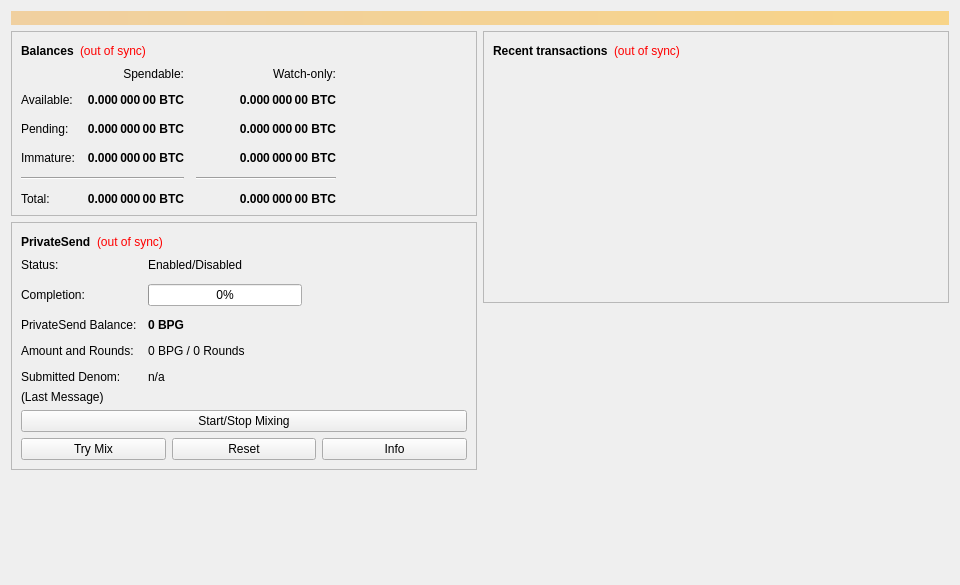
<?xml version="1.0" encoding="UTF-8"?>
<ui version="4.0">
 <class>OverviewPage</class>
 <widget class="QWidget" name="OverviewPage">
  <property name="geometry">
   <rect>
    <x>0</x>
    <y>0</y>
    <width>960</width>
    <height>585</height>
   </rect>
  </property>
  <property name="minimumSize">
   <size>
    <width>960</width>
    <height>0</height>
   </size>
  </property>
  <property name="windowTitle">
   <string>Form</string>
  </property>
  <layout class="QVBoxLayout" name="topLayout">
   <item>
    <widget class="QLabel" name="labelAlerts">
     <property name="visible">
      <bool>false</bool>
     </property>
     <property name="styleSheet">
      <string notr="true">QLabel { background-color: qlineargradient(x1: 0, y1: 0, x2: 1, y2: 0, stop:0 #F0D0A0, stop:1 #F8D488); color:#000000; }</string>
     </property>
     <property name="wordWrap">
      <bool>true</bool>
     </property>
     <property name="margin">
      <number>3</number>
     </property>
     <property name="textInteractionFlags">
      <set>Qt::TextSelectableByMouse</set>
     </property>
    </widget>
   </item>
   <item>
    <layout class="QHBoxLayout" name="horizontalLayout" stretch="1,1">
     <item>
      <layout class="QVBoxLayout" name="verticalLayout_2">
       <item>
        <widget class="QFrame" name="frame">
         <property name="frameShape">
          <enum>QFrame::StyledPanel</enum>
         </property>
         <property name="frameShadow">
          <enum>QFrame::Raised</enum>
         </property>
         <layout class="QVBoxLayout" name="verticalLayout_4">
          <item>
           <layout class="QHBoxLayout" name="horizontalLayout_4">
            <item>
             <widget class="QLabel" name="label_5">
              <property name="font">
               <font>
                <weight>75</weight>
                <bold>true</bold>
               </font>
              </property>
              <property name="text">
               <string>Balances</string>
              </property>
             </widget>
            </item>
            <item>
             <widget class="QLabel" name="labelWalletStatus">
              <property name="toolTip">
               <string>The displayed information may be out of date. Your wallet automatically synchronizes with the BPGCoin network after a connection is established, but this process has not completed yet.</string>
              </property>
              <property name="styleSheet">
               <string notr="true">QLabel { color: red; }</string>
              </property>
              <property name="text">
               <string notr="true">(out of sync)</string>
              </property>
              <property name="alignment">
               <set>Qt::AlignLeading|Qt::AlignLeft|Qt::AlignVCenter</set>
              </property>
             </widget>
            </item>
            <item>
             <spacer name="horizontalSpacer_3">
              <property name="orientation">
               <enum>Qt::Horizontal</enum>
              </property>
              <property name="sizeHint" stdset="0">
               <size>
                <width>40</width>
                <height>20</height>
               </size>
              </property>
             </spacer>
            </item>
           </layout>
          </item>
          <item>
           <layout class="QGridLayout" name="gridLayout">
            <property name="spacing">
             <number>12</number>
            </property>
            <item row="2" column="2">
             <widget class="QLabel" name="labelWatchPending">
              <property name="font">
               <font>
                <weight>75</weight>
                <bold>true</bold>
               </font>
              </property>
              <property name="cursor">
               <cursorShape>IBeamCursor</cursorShape>
              </property>
              <property name="toolTip">
               <string>Unconfirmed transactions to watch-only addresses</string>
              </property>
              <property name="text">
               <string notr="true">0.000 000 00 BTC</string>
              </property>
              <property name="alignment">
               <set>Qt::AlignRight|Qt::AlignTrailing|Qt::AlignVCenter</set>
              </property>
              <property name="textInteractionFlags">
               <set>Qt::LinksAccessibleByMouse|Qt::TextSelectableByKeyboard|Qt::TextSelectableByMouse</set>
              </property>
             </widget>
            </item>
            <item row="2" column="1">
             <widget class="QLabel" name="labelUnconfirmed">
              <property name="font">
               <font>
                <weight>75</weight>
                <bold>true</bold>
               </font>
              </property>
              <property name="cursor">
               <cursorShape>IBeamCursor</cursorShape>
              </property>
              <property name="toolTip">
               <string>Total of transactions that have yet to be confirmed, and do not yet count toward the spendable balance</string>
              </property>
              <property name="text">
               <string notr="true">0.000 000 00 BTC</string>
              </property>
              <property name="alignment">
               <set>Qt::AlignRight|Qt::AlignTrailing|Qt::AlignVCenter</set>
              </property>
              <property name="textInteractionFlags">
               <set>Qt::LinksAccessibleByMouse|Qt::TextSelectableByKeyboard|Qt::TextSelectableByMouse</set>
              </property>
             </widget>
            </item>
            <item row="3" column="2">
             <widget class="QLabel" name="labelWatchImmature">
              <property name="font">
               <font>
                <weight>75</weight>
                <bold>true</bold>
               </font>
              </property>
              <property name="cursor">
               <cursorShape>IBeamCursor</cursorShape>
              </property>
              <property name="toolTip">
               <string>Mined balance in watch-only addresses that has not yet matured</string>
              </property>
              <property name="text">
               <string notr="true">0.000 000 00 BTC</string>
              </property>
              <property name="alignment">
               <set>Qt::AlignRight|Qt::AlignTrailing|Qt::AlignVCenter</set>
              </property>
              <property name="textInteractionFlags">
               <set>Qt::LinksAccessibleByMouse|Qt::TextSelectableByKeyboard|Qt::TextSelectableByMouse</set>
              </property>
             </widget>
            </item>
            <item row="4" column="0" colspan="2">
             <widget class="Line" name="lineSpendableBalance">
              <property name="orientation">
               <enum>Qt::Horizontal</enum>
              </property>
             </widget>
            </item>
            <item row="4" column="2">
             <widget class="Line" name="lineWatchBalance">
              <property name="sizePolicy">
               <sizepolicy hsizetype="Preferred" vsizetype="Fixed">
                <horstretch>0</horstretch>
                <verstretch>0</verstretch>
               </sizepolicy>
              </property>
              <property name="minimumSize">
               <size>
                <width>140</width>
                <height>0</height>
               </size>
              </property>
              <property name="orientation">
               <enum>Qt::Horizontal</enum>
              </property>
             </widget>
            </item>
            <item row="5" column="0">
             <widget class="QLabel" name="labelTotalText">
              <property name="text">
               <string>Total:</string>
              </property>
             </widget>
            </item>
            <item row="3" column="1">
             <widget class="QLabel" name="labelImmature">
              <property name="font">
               <font>
                <weight>75</weight>
                <bold>true</bold>
               </font>
              </property>
              <property name="cursor">
               <cursorShape>IBeamCursor</cursorShape>
              </property>
              <property name="toolTip">
               <string>Mined balance that has not yet matured</string>
              </property>
              <property name="text">
               <string notr="true">0.000 000 00 BTC</string>
              </property>
              <property name="alignment">
               <set>Qt::AlignRight|Qt::AlignTrailing|Qt::AlignVCenter</set>
              </property>
              <property name="textInteractionFlags">
               <set>Qt::LinksAccessibleByMouse|Qt::TextSelectableByKeyboard|Qt::TextSelectableByMouse</set>
              </property>
             </widget>
            </item>
            <item row="2" column="3">
             <spacer name="horizontalSpacer_2">
              <property name="orientation">
               <enum>Qt::Horizontal</enum>
              </property>
              <property name="sizeHint" stdset="0">
               <size>
                <width>40</width>
                <height>20</height>
               </size>
              </property>
             </spacer>
            </item>
            <item row="3" column="0">
             <widget class="QLabel" name="labelImmatureText">
              <property name="text">
               <string>Immature:</string>
              </property>
             </widget>
            </item>
            <item row="5" column="1">
             <widget class="QLabel" name="labelTotal">
              <property name="font">
               <font>
                <weight>75</weight>
                <bold>true</bold>
               </font>
              </property>
              <property name="cursor">
               <cursorShape>IBeamCursor</cursorShape>
              </property>
              <property name="toolTip">
               <string>Your current total balance</string>
              </property>
              <property name="text">
               <string notr="true">0.000 000 00 BTC</string>
              </property>
              <property name="alignment">
               <set>Qt::AlignRight|Qt::AlignTrailing|Qt::AlignVCenter</set>
              </property>
              <property name="textInteractionFlags">
               <set>Qt::LinksAccessibleByMouse|Qt::TextSelectableByKeyboard|Qt::TextSelectableByMouse</set>
              </property>
             </widget>
            </item>
            <item row="5" column="2">
             <widget class="QLabel" name="labelWatchTotal">
              <property name="font">
               <font>
                <weight>75</weight>
                <bold>true</bold>
               </font>
              </property>
              <property name="cursor">
               <cursorShape>IBeamCursor</cursorShape>
              </property>
              <property name="toolTip">
               <string>Current total balance in watch-only addresses</string>
              </property>
              <property name="text">
               <string notr="true">0.000 000 00 BTC</string>
              </property>
              <property name="alignment">
               <set>Qt::AlignRight|Qt::AlignTrailing|Qt::AlignVCenter</set>
              </property>
              <property name="textInteractionFlags">
               <set>Qt::LinksAccessibleByMouse|Qt::TextSelectableByKeyboard|Qt::TextSelectableByMouse</set>
              </property>
             </widget>
            </item>
            <item row="0" column="2">
             <widget class="QLabel" name="labelWatchonly">
              <property name="text">
               <string>Watch-only:</string>
              </property>
              <property name="alignment">
               <set>Qt::AlignRight|Qt::AlignTrailing|Qt::AlignVCenter</set>
              </property>
             </widget>
            </item>
            <item row="1" column="0">
             <widget class="QLabel" name="labelBalanceText">
              <property name="text">
               <string>Available:</string>
              </property>
             </widget>
            </item>
            <item row="1" column="1">
             <widget class="QLabel" name="labelBalance">
              <property name="font">
               <font>
                <weight>75</weight>
                <bold>true</bold>
               </font>
              </property>
              <property name="cursor">
               <cursorShape>IBeamCursor</cursorShape>
              </property>
              <property name="toolTip">
               <string>Your current spendable balance</string>
              </property>
              <property name="text">
               <string notr="true">0.000 000 00 BTC</string>
              </property>
              <property name="alignment">
               <set>Qt::AlignRight|Qt::AlignTrailing|Qt::AlignVCenter</set>
              </property>
              <property name="textInteractionFlags">
               <set>Qt::LinksAccessibleByMouse|Qt::TextSelectableByKeyboard|Qt::TextSelectableByMouse</set>
              </property>
             </widget>
            </item>
            <item row="1" column="2">
             <widget class="QLabel" name="labelWatchAvailable">
              <property name="font">
               <font>
                <weight>75</weight>
                <bold>true</bold>
               </font>
              </property>
              <property name="cursor">
               <cursorShape>IBeamCursor</cursorShape>
              </property>
              <property name="toolTip">
               <string>Your current balance in watch-only addresses</string>
              </property>
              <property name="text">
               <string notr="true">0.000 000 00 BTC</string>
              </property>
              <property name="alignment">
               <set>Qt::AlignRight|Qt::AlignTrailing|Qt::AlignVCenter</set>
              </property>
              <property name="textInteractionFlags">
               <set>Qt::LinksAccessibleByMouse|Qt::TextSelectableByKeyboard|Qt::TextSelectableByMouse</set>
              </property>
             </widget>
            </item>
            <item row="2" column="0">
             <widget class="QLabel" name="labelPendingText">
              <property name="text">
               <string>Pending:</string>
              </property>
             </widget>
            </item>
            <item row="0" column="1">
             <widget class="QLabel" name="labelSpendable">
              <property name="text">
               <string>Spendable:</string>
              </property>
              <property name="alignment">
               <set>Qt::AlignRight|Qt::AlignTrailing|Qt::AlignVCenter</set>
              </property>
             </widget>
            </item>
           </layout>
          </item>
         </layout>
        </widget>
       </item>
       <item>
        <widget class="QFrame" name="framePrivateSend">
         <property name="layoutDirection">
          <enum>Qt::LeftToRight</enum>
         </property>
         <property name="frameShape">
          <enum>QFrame::StyledPanel</enum>
         </property>
         <property name="frameShadow">
          <enum>QFrame::Raised</enum>
         </property>
         <layout class="QVBoxLayout" name="VerticalLayout_PS1">
          <item>
           <layout class="QHBoxLayout" name="horizontalLayout_5">
            <item>
             <widget class="QLabel" name="labelPrivateSendHeader">
              <property name="font">
               <font>
                <weight>75</weight>
                <bold>true</bold>
               </font>
              </property>
              <property name="text">
               <string>PrivateSend</string>
              </property>
             </widget>
            </item>
            <item>
             <widget class="QLabel" name="labelPrivateSendSyncStatus">
              <property name="toolTip">
               <string>The displayed information may be out of date. Your wallet automatically synchronizes with the BPGCoin network after a connection is established, but this process has not completed yet.</string>
              </property>
              <property name="styleSheet">
               <string notr="true">QLabel { color: red; }</string>
              </property>
              <property name="text">
               <string notr="true">(out of sync)</string>
              </property>
              <property name="alignment">
               <set>Qt::AlignLeading|Qt::AlignLeft|Qt::AlignVCenter</set>
              </property>
             </widget>
            </item>
            <item>
             <spacer name="horizontalSpacer_4">
              <property name="orientation">
               <enum>Qt::Horizontal</enum>
              </property>
              <property name="sizeHint" stdset="0">
               <size>
                <width>40</width>
                <height>20</height>
               </size>
              </property>
             </spacer>
            </item>
           </layout>
          </item>
          <item>
           <layout class="QFormLayout" name="privateSendFormLayout">
            <property name="fieldGrowthPolicy">
             <enum>QFormLayout::AllNonFixedFieldsGrow</enum>
            </property>
            <property name="horizontalSpacing">
             <number>11</number>
            </property>
            <property name="verticalSpacing">
             <number>12</number>
            </property>
            <item row="0" column="0">
             <widget class="QLabel" name="labelPrivateSendEnabledText">
              <property name="text">
               <string>Status:</string>
              </property>
             </widget>
            </item>
            <item row="0" column="1">
             <widget class="QLabel" name="labelPrivateSendEnabled">
              <property name="text">
               <string>Enabled/Disabled</string>
              </property>
             </widget>
            </item>
            <item row="1" column="0">
             <widget class="QLabel" name="labelCompletitionText">
              <property name="text">
               <string>Completion:</string>
              </property>
             </widget>
            </item>
            <item row="1" column="1">
             <widget class="QProgressBar" name="privateSendProgress">
              <property name="maximumSize">
               <size>
                <width>154</width>
                <height>16777215</height>
               </size>
              </property>
              <property name="value">
               <number>0</number>
              </property>
             </widget>
            </item>
            <item row="2" column="0">
             <widget class="QLabel" name="labelAnonymizedText">
              <property name="text">
               <string>PrivateSend Balance:</string>
              </property>
             </widget>
            </item>
            <item row="2" column="1">
             <widget class="QLabel" name="labelAnonymized">
              <property name="font">
               <font>
                <weight>75</weight>
                <bold>true</bold>
               </font>
              </property>
              <property name="text">
               <string notr="true">0 BPG</string>
              </property>
             </widget>
            </item>
            <item row="3" column="0">
             <widget class="QLabel" name="labelAmountAndRoundsText">
              <property name="text">
               <string>Amount and Rounds:</string>
              </property>
             </widget>
            </item>
            <item row="3" column="1">
             <widget class="QLabel" name="labelAmountRounds">
              <property name="text">
               <string>0 BPG / 0 Rounds</string>
              </property>
             </widget>
            </item>
            <item row="4" column="0">
             <widget class="QLabel" name="labelSubmittedDenomText">
              <property name="text">
               <string>Submitted Denom:</string>
              </property>
             </widget>
            </item>
            <item row="4" column="1">
             <widget class="QLabel" name="labelSubmittedDenom">
              <property name="toolTip">
               <string>The denominations you submitted to the Masternode.&lt;br&gt;To mix, other users must submit the exact same denominations.</string>
              </property>
              <property name="text">
               <string>n/a</string>
              </property>
             </widget>
            </item>
           </layout>
          </item>
          <item>
           <layout class="QVBoxLayout" name="VerticalLayout_PS">
            <item>
             <widget class="QLabel" name="labelPrivateSendLastMessage">
              <property name="text">
               <string>(Last Message)</string>
              </property>
              <property name="alignment">
               <set>Qt::AlignLeading|Qt::AlignLeft|Qt::AlignTop</set>
              </property>
              <property name="wordWrap">
               <bool>true</bool>
              </property>
             </widget>
            </item>
            <item>
             <widget class="QPushButton" name="togglePrivateSend">
              <property name="sizePolicy">
               <sizepolicy hsizetype="MinimumExpanding" vsizetype="Fixed">
                <horstretch>0</horstretch>
                <verstretch>0</verstretch>
               </sizepolicy>
              </property>
              <property name="text">
               <string>Start/Stop Mixing</string>
              </property>
             </widget>
            </item>
            <item>
             <layout class="QHBoxLayout" name="horizontalLayout_debugbuttons">
              <item>
               <widget class="QPushButton" name="privateSendAuto">
                <property name="sizePolicy">
                 <sizepolicy hsizetype="MinimumExpanding" vsizetype="Fixed">
                  <horstretch>0</horstretch>
                  <verstretch>0</verstretch>
                 </sizepolicy>
                </property>
                <property name="toolTip">
                 <string>Try to manually submit a PrivateSend request.</string>
                </property>
                <property name="text">
                 <string>Try Mix</string>
                </property>
               </widget>
              </item>
              <item>
               <widget class="QPushButton" name="privateSendReset">
                <property name="sizePolicy">
                 <sizepolicy hsizetype="MinimumExpanding" vsizetype="Fixed">
                  <horstretch>0</horstretch>
                  <verstretch>0</verstretch>
                 </sizepolicy>
                </property>
                <property name="toolTip">
                 <string>Reset the current status of PrivateSend (can interrupt PrivateSend if it's in the process of Mixing, which can cost you money!)</string>
                </property>
                <property name="autoFillBackground">
                 <bool>false</bool>
                </property>
                <property name="text">
                 <string>Reset</string>
                </property>
               </widget>
              </item>
              <item>
               <widget class="QPushButton" name="privateSendInfo">
                <property name="sizePolicy">
                 <sizepolicy hsizetype="MinimumExpanding" vsizetype="Fixed">
                  <horstretch>0</horstretch>
                  <verstretch>0</verstretch>
                 </sizepolicy>
                </property>
                <property name="toolTip">
                 <string>Information about PrivateSend and Mixing</string>
                </property>
                <property name="text">
                 <string>Info</string>
                </property>
               </widget>
              </item>
             </layout>
            </item>
           </layout>
          </item>
         </layout>
        </widget>
       </item>
       <item>
        <spacer name="verticalSpacer">
         <property name="orientation">
          <enum>Qt::Vertical</enum>
         </property>
         <property name="sizeHint" stdset="0">
          <size>
           <width>20</width>
           <height>40</height>
          </size>
         </property>
        </spacer>
       </item>
      </layout>
     </item>
     <item>
      <layout class="QVBoxLayout" name="verticalLayout_3">
       <item>
        <widget class="QFrame" name="frame_2">
         <property name="frameShape">
          <enum>QFrame::StyledPanel</enum>
         </property>
         <property name="frameShadow">
          <enum>QFrame::Raised</enum>
         </property>
         <layout class="QVBoxLayout" name="verticalLayout">
          <item>
           <layout class="QHBoxLayout" name="horizontalLayout_2">
            <item>
             <widget class="QLabel" name="label_4">
              <property name="font">
               <font>
                <weight>75</weight>
                <bold>true</bold>
               </font>
              </property>
              <property name="text">
               <string>Recent transactions</string>
              </property>
             </widget>
            </item>
            <item>
             <widget class="QLabel" name="labelTransactionsStatus">
              <property name="toolTip">
               <string>The displayed information may be out of date. Your wallet automatically synchronizes with the BPGCoin network after a connection is established, but this process has not completed yet.</string>
              </property>
              <property name="styleSheet">
               <string notr="true">QLabel { color: red; }</string>
              </property>
              <property name="text">
               <string notr="true">(out of sync)</string>
              </property>
              <property name="alignment">
               <set>Qt::AlignLeading|Qt::AlignLeft|Qt::AlignVCenter</set>
              </property>
             </widget>
            </item>
            <item>
             <spacer name="horizontalSpacer">
              <property name="orientation">
               <enum>Qt::Horizontal</enum>
              </property>
              <property name="sizeHint" stdset="0">
               <size>
                <width>40</width>
                <height>20</height>
               </size>
              </property>
             </spacer>
            </item>
           </layout>
          </item>
          <item>
           <widget class="QListView" name="listTransactions">
            <property name="styleSheet">
             <string notr="true">QListView { background: transparent; }</string>
            </property>
            <property name="frameShape">
             <enum>QFrame::NoFrame</enum>
            </property>
            <property name="verticalScrollBarPolicy">
             <enum>Qt::ScrollBarAlwaysOff</enum>
            </property>
            <property name="horizontalScrollBarPolicy">
             <enum>Qt::ScrollBarAlwaysOff</enum>
            </property>
            <property name="selectionMode">
             <enum>QAbstractItemView::NoSelection</enum>
            </property>
           </widget>
          </item>
         </layout>
        </widget>
       </item>
       <item>
        <spacer name="verticalSpacer_2">
         <property name="orientation">
          <enum>Qt::Vertical</enum>
         </property>
         <property name="sizeHint" stdset="0">
          <size>
           <width>20</width>
           <height>40</height>
          </size>
         </property>
        </spacer>
       </item>
      </layout>
     </item>
    </layout>
   </item>
  </layout>
 </widget>
 <resources/>
 <connections/>
</ui>
